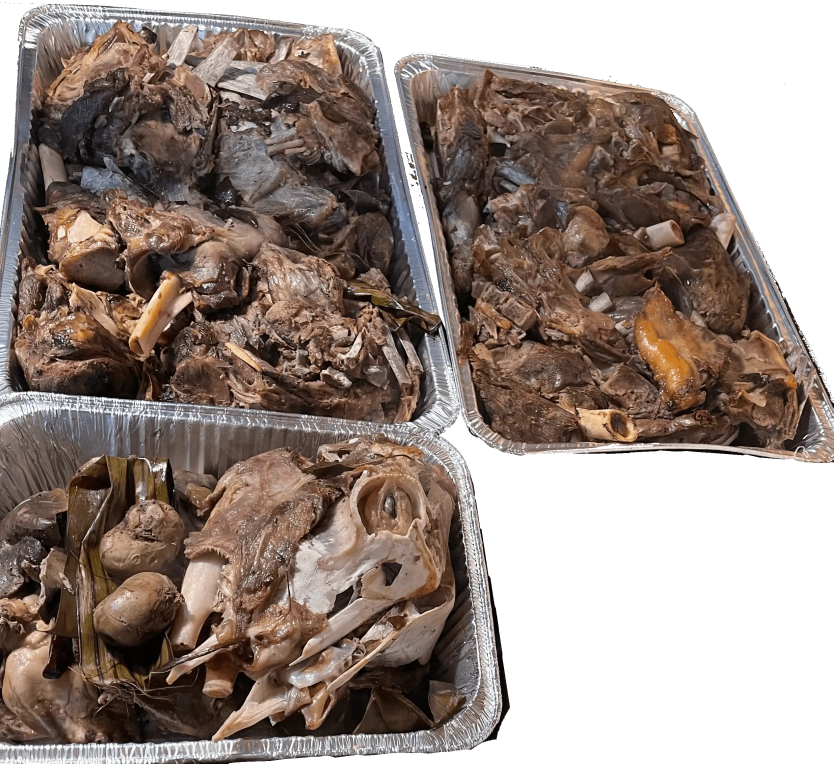
#> input picture imgs/cateringMenu/Chivo.webp, 2500 x 2290 px, found by its file name (shown at 1/3 size)
$ python 'make_catering_images 2.py' ../imgs/cateringMenu
#> lines starting #> are read from the running program, lines starting #| are printed output that depends on the picture
"""Build trimmed thumbnails + viewer-size photos for the BLFM catering menu.

Usage (from the repo root): python3 scripts/make_catering_images.py .
To add a dish photo: add "<slug>": "<source path>" to SOURCES, run this, then set img: "<slug>" in src/catering.js.
Writes imgs/catering/thumbs/<slug>.jpg (720px) and imgs/catering/full/<slug>.jpg (1600px).
"""
import sys
from pathlib import Path
from PIL import Image, ImageOps
Image.MAX_IMAGE_PIXELS = None  # some source webps are ~195MP

root = Path(sys.argv[1])
CI, CM, GA = 'imgs/Catering-imgs/', 'imgs/cateringMenu/', 'imgs/gallery/'

SOURCES = {
    # dishes
    'chivo-entero': CM + 'Chivo.webp',
    'chivo-media-charola': CM + 'Chivo-Media-Charola.webp',
    'carnitas': CM + 'Carnitas.webp',
    'costillas-fritas': CI + 'Costillas_Frita.jpeg',
    'costillas-puerco-salsa-verde': CM + 'Costillas-Puerco-Salsa-Verde.webp',
    'costillas-bbq': CI + 'Costillas_BBQ.jpeg',
    'adobo-puerco': CI + 'Adobe_Puerco.jpeg',
    'pollo-enchilado': CI + 'Pollo-Enchilado.jpg',
    'pollo-rostizado': CM + 'Pollo_Rostizados.webp',
    'mixiotes-pollo-nopales': CM + 'Mixiotes de Pollo.webp',
    'mole-poblano-pollo': CM + 'Mole_Poblano_Pollo.webp',
    'adobo-pollo': CI + 'Adobo-de-pollo.jpeg',
    'alas-bbq': CI + 'Alas_BBQ.jpeg',
    'piernas-pollo-empanizadas': CI + 'Piernas_de_Pollo_Empanizada.jpeg',
    'pollo-francesa': CI + 'Pollo_ala_Francesa.jpeg',
    'bistec-mexicana': CM + 'Bistec ala Mexicana.webp',
    'camarones-diabla': CI + 'Camarones_ala_Diabla.jpeg',
    'camarones-fritos': CI + 'Camarones_1.jpeg',
    'ensalada-nopales': CM + 'Ensalada-Nopales.webp',
    'ensalada-mixta': CM + 'Ensalada-Mix.webp',
    'ensalada-papas': CM + 'Ensalada-Papas.webp',
    'arroz-mexicano': CM + 'Arroz-Mexicano.webp',
    'arroz-blanco': CM + 'Arroz_Blanco.webp',
    'arroz-gandules': CM + 'Arroz-con-Gandules.webp',
    'arroz-vegetales': CI + 'Arroz_con_Vegetales.jpeg',
    'frijoles': CM + 'Frijoles.webp',
    'tortillas': CM + 'Tortillas=Recien.webp',
    'espagueti-mexicana': CM + 'Espagueti_a_la_Mexicana.webp',
    'espagueti-crema-queso': CI + 'Espageti_Crema_Queso.jpeg',
    'macaroni-cheese': CI + 'Macaroni_Chesse.jpeg',
    'penne-vodka': CI + 'Penne_Vodka.jpeg',
    'lasagna': CI + 'Lasanga.jpeg',
    'chiles-rellenos': CM + 'Chiles-Rellenos.webp',
    'chilaquiles': CI + 'Chilaquiles.jpeg',
    'flautas': CM + 'Flautas.webp',
    'hot-dogs': CI + 'Hot_Dogs.jpeg',
    'chicken-tenders': CM + 'Chicken-Tenders.webp',
    'mole-mi-rancho': CI + 'Mole_Estilo_Mi_Rancho.jpeg',
    # real-event gallery
    'evento-mesa': GA + 'spread-1.jpg',
    'evento-costillas': GA + 'tray-2.jpg',
    'evento-mesa-completa': GA + 'spread-3.png',
    'evento-mariscos': GA + 'spread-4.jpg',
    'evento-pollo-rostizado': GA + 'chicken-5.jpg',
    'evento-pollo-ejotes': GA + 'chicken-6.jpg',
    'evento-pastas': GA + 'spread-7.jpg',
    'evento-bistec': GA + 'bistec-8.jpg',
    'evento-pernil': GA + 'pernil-9.jpg',
    'evento-pollo-frito': GA + 'pollo-frito-10.jpg',
    'evento-mole': GA + 'mole-11.jpg',
    'evento-adobo': GA + 'adobo-12.jpg',
}

DARK = 48        # mean luminance below this counts as "black bar"
MAX_TRIM = 0.30  # never trim more than 30% from one side


def trim_bars(im):
    """Crop near-black bars from the edges (mostly the sides)."""
    g = ImageOps.grayscale(im)
    small = g.resize((max(1, g.width // 8), max(1, g.height // 8)))
    w, h = small.size
    px = small.load()
    col = [sum(px[x, y] for y in range(h)) / h for x in range(w)]
    row = [sum(px[x, y] for x in range(w)) / w for y in range(h)]

    def edge(vals, rev):
        idx = range(len(vals) - 1, -1, -1) if rev else range(len(vals))
        n = 0
        for i in idx:
            if vals[i] >= DARK:
                break
            n += 1
        return min(n, int(len(vals) * MAX_TRIM))

    l, r, t, b = edge(col, False), edge(col, True), edge(row, False), edge(row, True)
    if not any((l, r, t, b)):
        return im
    # +1 small cell inward to drop the soft edge of the bar
    pad = lambda n: (n + 1) * 8 if n else 0
    box = (pad(l), pad(t), im.width - pad(r), im.height - pad(b))
    return im.crop(box)


def save(im, path, size, quality):
    im = im.copy()
    im.thumbnail((size, size), Image.LANCZOS)
    path.parent.mkdir(parents=True, exist_ok=True)
    im.save(path, 'JPEG', quality=quality, progressive=True, optimize=True)
    return im.size


for slug, src in SOURCES.items():
    im = ImageOps.exif_transpose(Image.open(root / src)).convert('RGB')
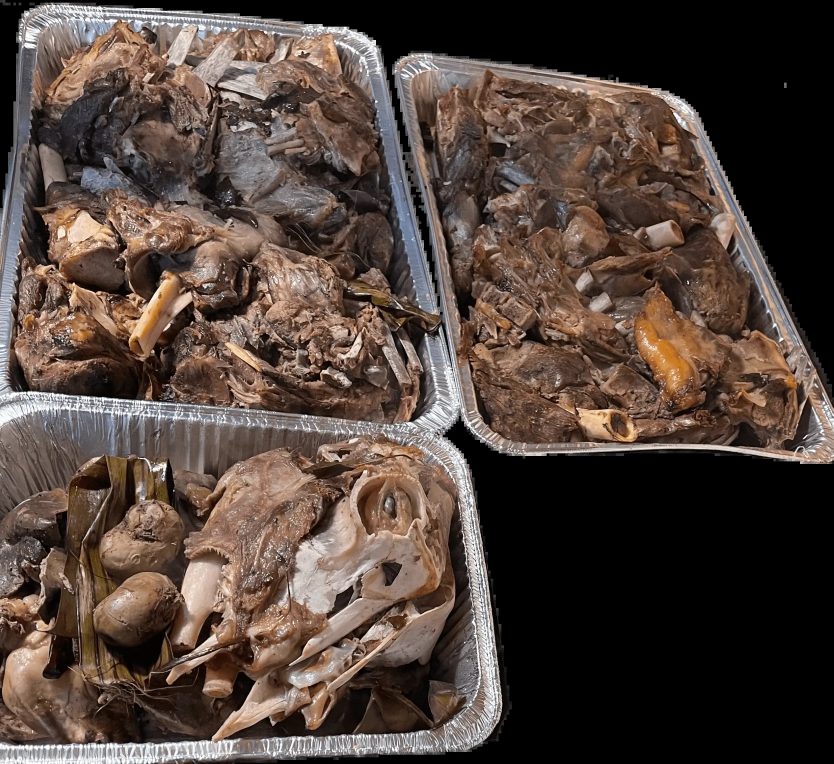
#> im: PIL image 2500x2290 RGB (shown at 1/3 size); mean R, G, B 82.5, 67.8, 60.3
    before = im.size
#> before = (2500, 2290)
    im = trim_bars(im)
#> in trim_bars, `g = ImageOps.grayscale(im)`:
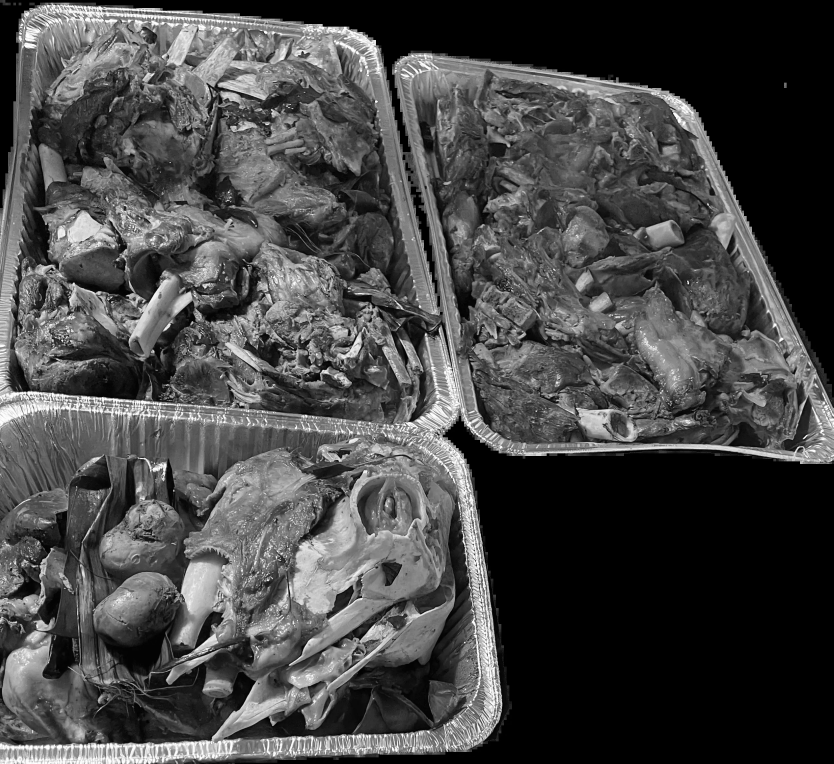
#> g: PIL image 2500x2290 L (shown at 1/3 size); min 0, max 255, mean 71.3
#> in trim_bars, `small = g.resize((max(1, g.width // 8), max(1, g.height // 8)))`:
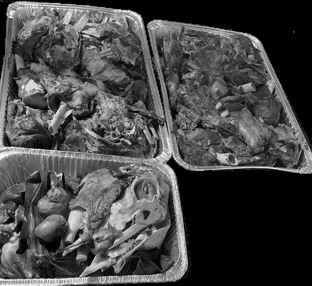
#> small: PIL image 312x286 L; min 0, max 254, mean 71.4
#> in trim_bars, `col = [sum(px[x, y] for y in range(h)) / h for x in range(w)]`: col = 312 values, max 114.8 at index 95, min 13.39 at index 311, mean 71.37
#> in trim_bars, `row = [sum(px[x, y] for x in range(w)) / w for y in range(h)]`: row = 286 values, max 121 at index 167, min 0.981 at index 0, mean 71.37
#> the loop in edge, `for i in idx:` made 1 pass
#> after the loop in edge, `for i in idx:`: n = 0
#> the loop in edge (call 2), `for i in idx:` made 90 passes
#> i on passes 1 to 12: 311, 310, 309, 308, 307, 306, 305, 304, 303, 302, 301, 300
#> in trim_bars, `l, r, t, b = edge(col, False), edge(col, True), edge(row, False), edge..`: r = 89; t = 7; b = 0
#> in trim_bars, `box = (pad(l), pad(t), im.width - pad(r), im.height - pad(b))`: box = (0, 64, 1780, 2290)
#> in trim_bars, `return im.crop(box)`:
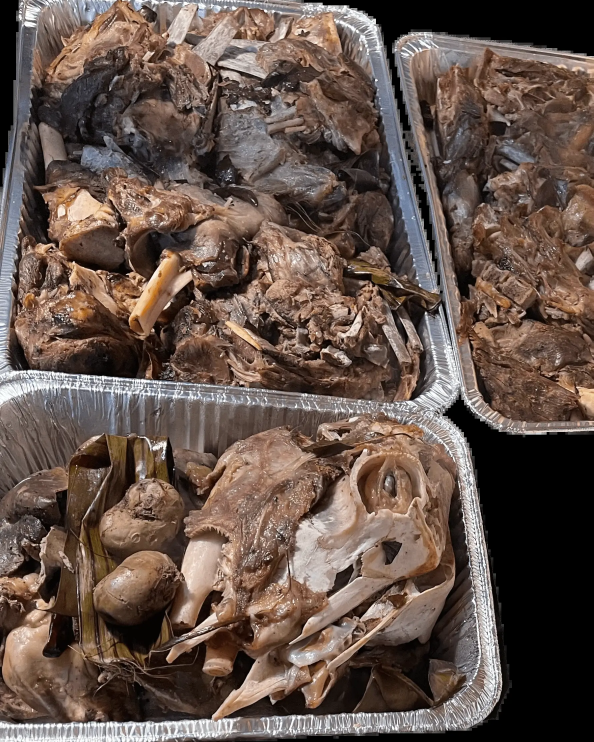
#> returned value: PIL image 1780x2226 RGB (shown at 1/3 size); mean R, G, B 101.4, 84.1, 75.4
    t = save(im, root / 'imgs/catering/thumbs' / f'{slug}.jpg', 720, 72)
#> in save, `im.thumbnail((size, size), Image.LANCZOS)`:
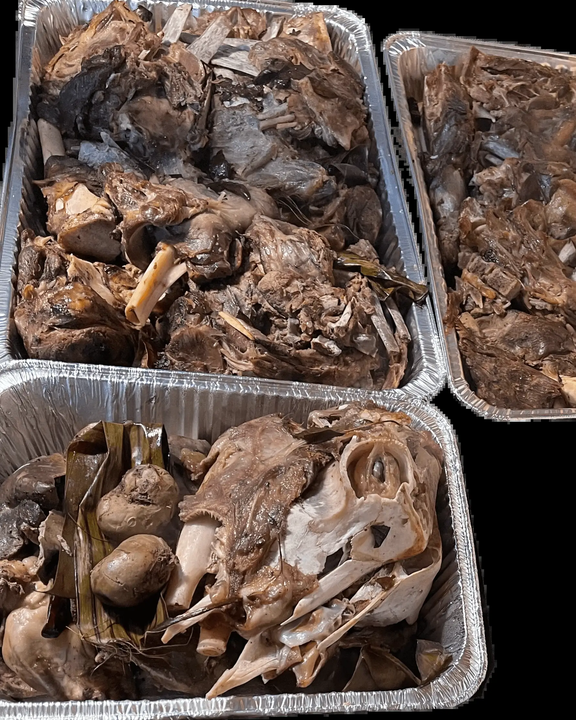
#> im: PIL image 576x720 RGB; mean R, G, B 101.4, 84.2, 75.5
#> t = (576, 720)
    save(im, root / 'imgs/catering/full' / f'{slug}.jpg', 1600, 80)
    print(f'{slug:30} {before} -> trimmed {im.size} thumb {t}')
#| chivo-entero                   (2500, 2290) -> trimmed (1780, 2226) thumb (576, 720)
#> pass 2 of the loop `for slug, src in SOURCES.items():`:
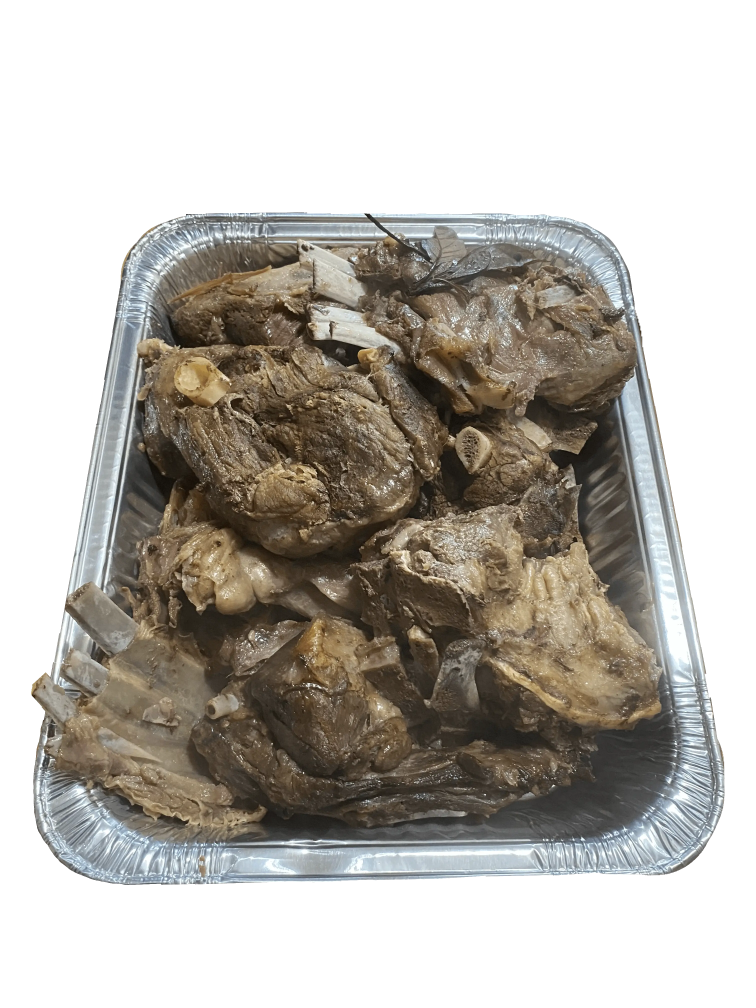
#> input picture imgs/cateringMenu/Chivo-Media-Charola.webp, 3024 x 4032 px, found by its file name (shown at 1/4 size)
#> g: PIL image 3024x4032 L
#> in trim_bars (call 2), `small = g.resize((max(1, g.width // 8), max(1, g.height // 8)))`:
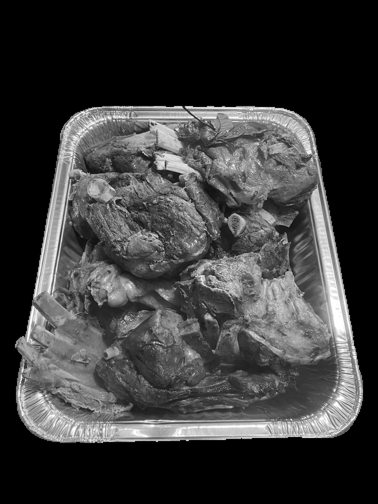
#> small: PIL image 378x504 L; min 0, max 255, mean 59.3
#> col = 378 values, max 84.11 at index 61, min 0 at index 0, mean 59.29
#> row = 504 values, max 172.3 at index 426, min 0 at index 0, mean 59.29
#> in trim_bars (call 2), `l, r, t, b = edge(col, False), edge(col, True), edge(row, False), edge..`: l = 38; r = 31; t = 107; b = 63
#> box = (312, 864, 2768, 3520)
#> in save (call 3), `im.thumbnail((size, size), Image.LANCZOS)`:
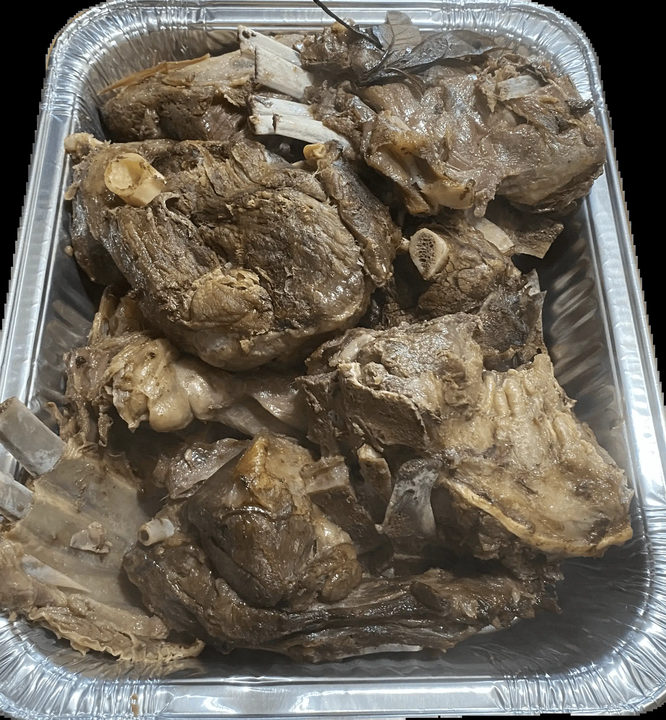
#> im: PIL image 666x720 RGB; mean R, G, B 111.2, 103.1, 90.6
#> `t = save(im, root / 'imgs/catering/thumbs' / f'{slug}.jpg', 720, 72)`: t = (666, 720)
#| chivo-media-charola            (3024, 4032) -> trimmed (2456, 2656) thumb (666, 720)
#> pass 3 of the loop `for slug, src in SOURCES.items():`:
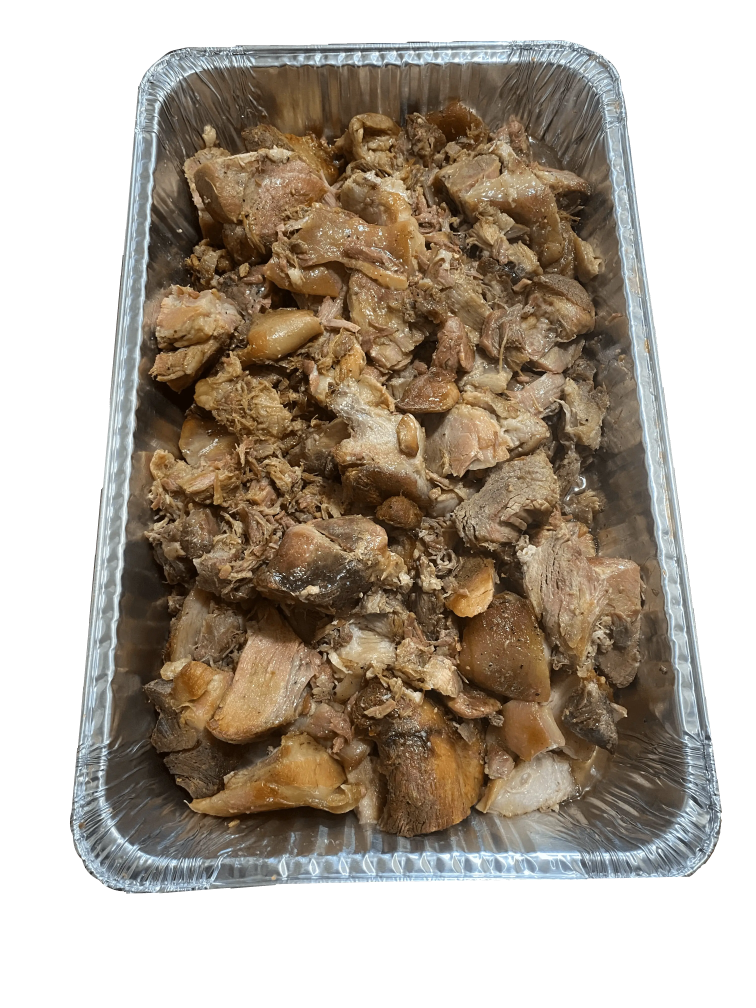
#> input picture imgs/cateringMenu/Carnitas.webp, 3024 x 4032 px, found by its file name (shown at 1/4 size)
#> in trim_bars (call 3), `small = g.resize((max(1, g.width // 8), max(1, g.height // 8)))`:
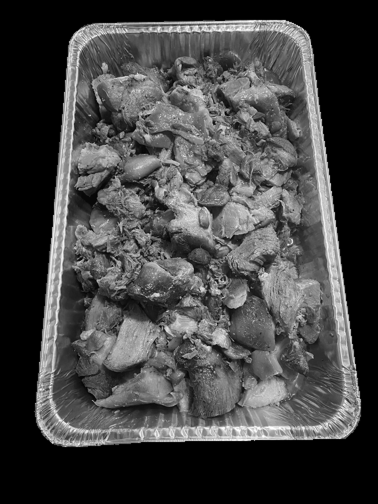
#> small: PIL image 378x504 L; min 0, max 255, mean 68.9
#> col = 378 values, max 106.5 at index 272, min 0 at index 0, mean 68.87
#> row = 504 values, max 146.6 at index 429, min 0 at index 0, mean 68.87
#> in trim_bars (call 3), `l, r, t, b = edge(col, False), edge(col, True), edge(row, False), edge..`: l = 47; r = 33; t = 21; b = 62
#> box = (384, 176, 2752, 3528)
#> in save (call 5), `im.thumbnail((size, size), Image.LANCZOS)`:
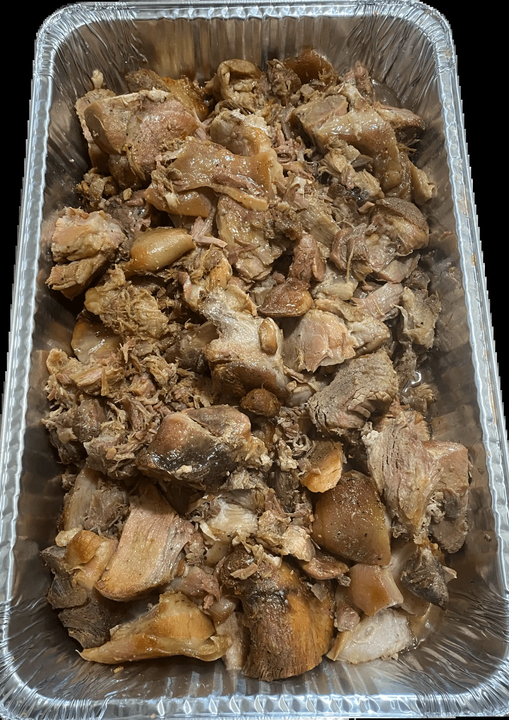
#> im: PIL image 509x720 RGB; mean R, G, B 116.5, 98.8, 78
#> `t = save(im, root / 'imgs/catering/thumbs' / f'{slug}.jpg', 720, 72)`: t = (509, 720)
#| carnitas                       (3024, 4032) -> trimmed (2368, 3352) thumb (509, 720)
#> (the run stopped early here; a loop or call above may not have finished)
